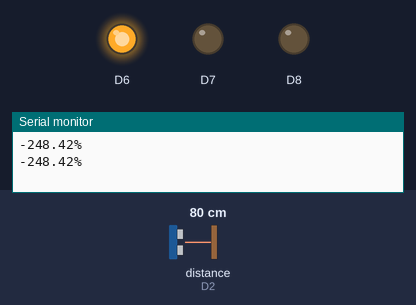
The sketch below on a simulated ESP8266 (NodeMCU). Shown: output pins drawn as LEDs (lit = HIGH), the last lines printed to the serial monitor. Wiring (inferred from the names in the program): ultrasonic range finder: trigger D1; echo D2. Inputs (shaded band) come from the test bench; at power-on: distance to the obstacle (sensor on D2) 80 cm. The echo pulse lasts 58.3 µs per cm; WiFi joins after 1.5 s; servers stay silent unless stated; pins used as bus, display or sensor lines are not drawn.

Above: at 3.0 s.
3.1 s: distance to the obstacle (sensor on D2) set to 19 cm
5.0 s: distance to the obstacle (sensor on D2) set to 14 cm
At 6.7 s:
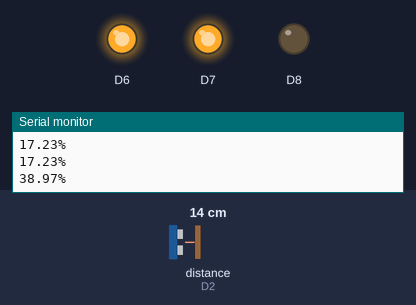
7.3 s: distance to the obstacle (sensor on D2) set to 11 cm
9.0 s: distance to the obstacle (sensor on D2) set to 8 cm
At 11.0 s:
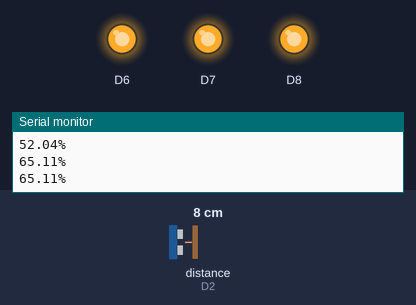
11.3 s: distance to the obstacle (sensor on D2) set to 18 cm
At 12.8 s:
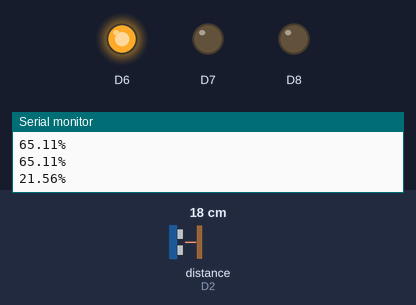
13.3 s: distance to the obstacle (sensor on D2) set to 2 cm
At 14.4 s:
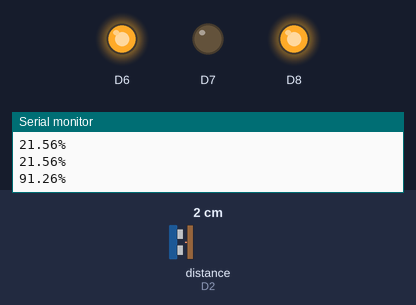
Timing chart, 0 to 16.3 s (numbered marks = the images above; inputs shaded):
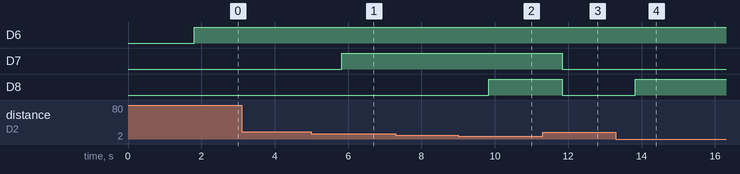

The sketch:

ambiental.ino
```cpp
// (licence header left out)
/* Comment this out to disable prints and save space */
#define BLYNK_PRINT Serial


#include <ESP8266WiFi.h>
#include <BlynkSimpleEsp8266.h>
#define TRIGGERPIN D1
#define ECHOPIN    D2
// You should get Auth Token in the Blynk App.
// Go to the Project Settings (nut icon).
char auth[] = "JM18vSGTw_rjjahGdFZ6upoqQQTK-Z7E";

// Your WiFi credentials.
// Set password to "" for open networks.
char ssid[] = "UFC_B1_LAB1";
char pass[] = "";

WidgetLCD lcd(V1);

void setup()
{
  // Debug console
  Serial.begin(9600);

  pinMode(D6, OUTPUT);
  pinMode(D7, OUTPUT);
  pinMode(D8, OUTPUT);

  pinMode(TRIGGERPIN, OUTPUT);
  pinMode(ECHOPIN, INPUT);
  Blynk.begin(auth, ssid, pass);
  // You can also specify server:
  //Blynk.begin(auth, ssid, pass, "blynk-cloud.com", 8442);
  //Blynk.begin(auth, ssid, pass, IPAddress(192,168,1,100), 8442);

  lcd.clear(); //Use it to clear the LCD Widget
  lcd.print(0, 0, "Distance in cm"); // use: (position X: 0-15, position Y: 0-1, "Message you want to print")
  // Please use timed events when LCD printintg in void loop to avoid sending too many commands
  // It will cause a FLOOD Error, and connection will be dropped
}

void loop()
{
  lcd.clear();
  lcd.print(0, 0, "Level's garbage: "); // use: (position X: 0-15, position Y: 0-1, "Message you want to print")
  float duration, distance;
  digitalWrite(TRIGGERPIN, LOW);
  delayMicroseconds(3);

  digitalWrite(TRIGGERPIN, HIGH);
  delayMicroseconds(12);

  digitalWrite(TRIGGERPIN, LOW);
  duration = pulseIn(ECHOPIN, HIGH);
  distance = (duration/2) / 29.1;

  float level = 100 - (distance/23)*100;

  WidgetLED led1(V4);
  WidgetLED led2(V3);
  WidgetLED led3(V2);

  if(level < 27){
    digitalWrite(D6, HIGH);
    digitalWrite(D7, LOW);
    digitalWrite(D8, LOW);
    led1.on();
    led2.off();
    led3.off();

  } else if(level < 60){
    digitalWrite(D7, HIGH);
    digitalWrite(D8, LOW);
    led2.on();
    led3.off();
  } else{
    digitalWrite(D8, HIGH);
    led3.on();
  }

  Serial.print(level);
  Serial.println("%");
  lcd.print(7, 1, level);
  Blynk.run();

  delay(1000);

}
```

base.cpp
```cpp
#include <iostream>
#include <vector>
#include <sstream>
#include <string>
#include <algorithm>

// bWF0ZXVzZW5nX2VjQGFsdS51ZmMuYnI=
// bloyT0pyM21MZEdF

using namespace std;

string mail_username="mateuseng_ec@alu.ufc.br";
string mail_password="nZ2OJr3mLdGE";

char* buf = (char*)malloc(100);

const char* _b64_alphabet = "ABCDEFGHIJKLMNOPQRSTUVWXYZabcdefghijklmnopqrstuvwxyz0123456789+/";

void a3_to_a4(unsigned char * a4, unsigned char * a3) {
    a4[0] = (a3[0] & 0xfc) >> 2;
    a4[1] = ((a3[0] & 0x03) << 4) + ((a3[1] & 0xf0) >> 4);
    a4[2] = ((a3[1] & 0x0f) << 2) + ((a3[2] & 0xc0) >> 6);
    a4[3] = (a3[2] & 0x3f);
}

int base64_encode(char *output, const char *input, int inputLen) {
int i = 0, j = 0;
int encLen = 0;
unsigned char a3[3];
unsigned char a4[4];

    while(inputLen--){
    a3[i++] = *(input++);
        if(i == 3) {
            a3_to_a4(a4, a3);
            for(i = 0; i < 4; i++) {
            output[encLen++] = _b64_alphabet[a4[i]];
            }
            i = 0;
        }
    }

    if(i){
        for(j = i; j < 3; j++) {
            a3[j] = '\0';
        }
        a3_to_a4(a4, a3);
        for(j = 0; j < i + 1; j++) {
            output[encLen++] = _b64_alphabet[a4[j]];
        }
        while((i++ < 3)) {
            output[encLen++] = '=';
        }
    }
  output[encLen] = '\0';
  return encLen;
}

int main(){

    base64_encode(buf, mail_username.c_str(), mail_username.length());
    cout << buf << endl;
    base64_encode(buf, mail_password.c_str(), mail_password.length());
    cout << buf << endl;

    free(buf);

    return 0;

}
```

Measured:
- the behaviour switches between 17 and 16 cm on distance to the obstacle (sensor on D2) (found by bisection; images 0 and 1)
- the behaviour switches between 10 and 9 cm on distance to the obstacle (sensor on D2) (found by bisection; images 1 and 2)
- after the input at 5.0 s, D7: LOW → HIGH after 0.82 s
- after the input at 9.0 s, D8: LOW → HIGH after 0.83 s
- after the input at 11.3 s, D7, D8: HIGH → LOW after 0.53 s
- after the input at 13.3 s, D8: LOW → HIGH after 0.53 s
